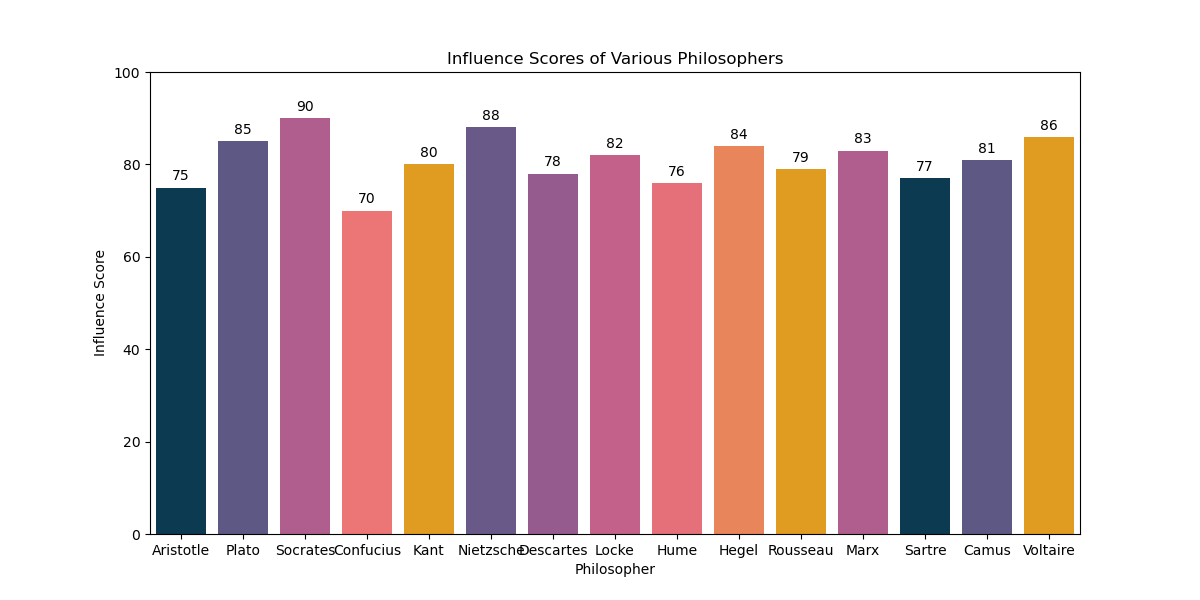

Source code (Python):

import seaborn as sns
import matplotlib.pyplot as plt
import pandas as pd

data = {
    'Topic': ['Aristotle', 'Plato', 'Socrates', 'Confucius', 'Kant', 'Nietzsche', 'Descartes', 'Locke', 'Hume', 'Hegel', 
              'Rousseau', 'Marx', 'Sartre', 'Camus', 'Voltaire'],
    'Value': [75, 85, 90, 70, 80, 88, 78, 82, 76, 84, 79, 83, 77, 81, 86]
}

df = pd.DataFrame(data)

f, ax = plt.subplots(figsize=(12, 6))

palette = ['#003f5c', '#58508d', '#bc5090', '#ff6361', '#ffa600', '#665191', 
           '#a05195', '#d45087', '#f95d6a', '#ff7c43', '#ffa600', '#bc5090', 
           '#003f5c', '#58508d', '#ffa600']

sns.barplot(x='Topic', y='Value', data=df, palette=palette, ax=ax)

ax.set(ylim=(0, 100), xlabel="Philosopher", ylabel="Influence Score")
ax.set_title('Influence Scores of Various Philosophers')

for container in ax.containers:
    ax.bar_label(container, label_type='edge', padding=3)

plt.show()
